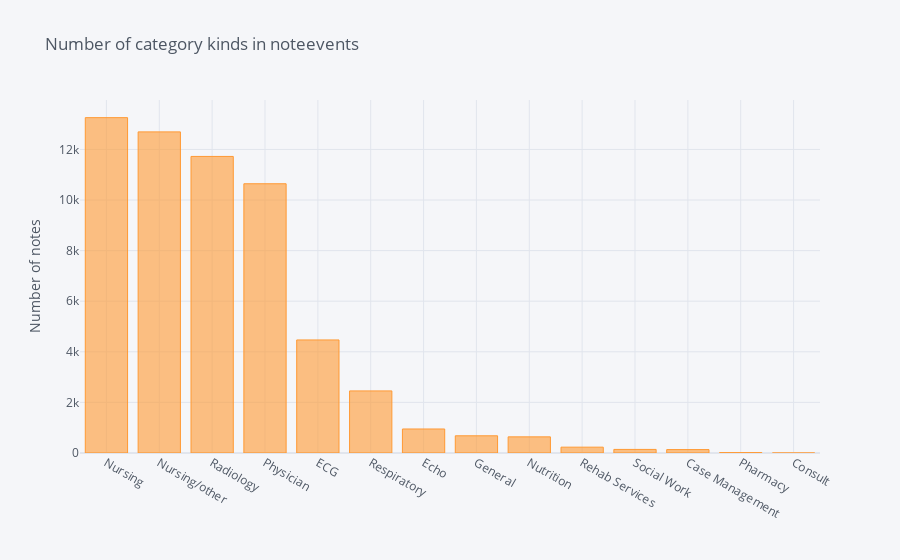

Here is the notebook cell this chart was saved with:
### Code cell
pneumonia_no_disch_df['CATEGORY'].value_counts().sort_values(ascending=False).iplot(kind='bar', yTitle='Number of notes', 
                                                                title='Number of category kinds in noteevents')

### Figure 1 — Plotly figure (JSON) as saved in the notebook; plotly's stock layout.template omitted (floating-point values rounded to 4 significant figures)
{"data": [{"marker": {"color": "rgba(255, 153, 51, 0.6)", "line": {"color": "rgba(255, 153, 51, 1.0)", "width": 1}}, "name": "CATEGORY", "orientation": "v", "text": "", "type": "bar", "x": ["Nursing", "Nursing/other", "Radiology", "Physician ", "ECG", "Respiratory ", "Echo", "General", "Nutrition", "Rehab Services", "Social Work", "Case Management ", "Pharmacy", "Consult"], "y": [13256, 12693, 11723, 10643, 4469, 2454, 949, 680, 638, 231, 142, 135, 15, 1]}], "layout": {"legend": {"bgcolor": "#F5F6F9", "font": {"color": "#4D5663"}}, "paper_bgcolor": "#F5F6F9", "plot_bgcolor": "#F5F6F9", "title": {"font": {"color": "#4D5663"}, "text": "Number of category kinds in noteevents"}, "xaxis": {"gridcolor": "#E1E5ED", "showgrid": true, "tickfont": {"color": "#4D5663"}, "title": {"font": {"color": "#4D5663"}, "text": ""}, "zerolinecolor": "#E1E5ED"}, "yaxis": {"gridcolor": "#E1E5ED", "showgrid": true, "tickfont": {"color": "#4D5663"}, "title": {"font": {"color": "#4D5663"}, "text": "Number of notes"}, "zerolinecolor": "#E1E5ED"}}}
